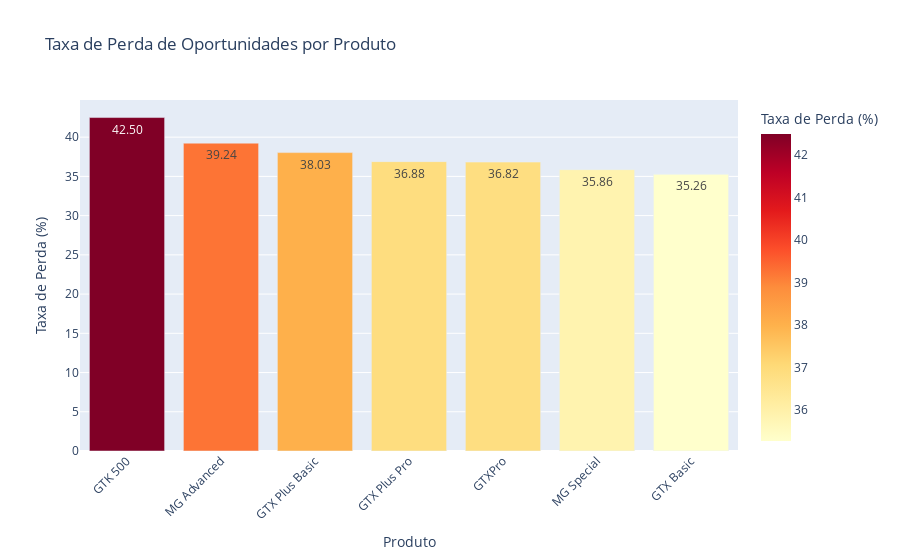

Here is the notebook cell this chart was saved with:
### Markdown cell above
# --- Análise da Taxa de Perda por Produto ---

### Code cell
print("\n--- Análise da Taxa de Perda por Produto ---")

# Calcular a contagem de oportunidades por produto e a contagem de oportunidades perdidas por produto
product_analysis = df_eda_consolidated.groupby('product')['target'].agg(
    total_opportunities='count',
    lost_opportunities=lambda x: (x == 1).sum()
).reset_index()

# Calcular a taxa de perda por produto
product_analysis['loss_rate'] = (product_analysis['lost_opportunities'] / product_analysis['total_opportunities']) * 100

# Ordenar para visualização (opcional)
product_analysis = product_analysis.sort_values(by='loss_rate', ascending=False)

print(product_analysis)

# Plot com Plotly: Taxa de Perda por Produto
fig_product = px.bar(product_analysis,
                     x='product',
                     y='loss_rate',
                     title='Taxa de Perda de Oportunidades por Produto',
                     labels={'product': 'Produto', 'loss_rate': 'Taxa de Perda (%)'},
                     color='loss_rate',
                     color_continuous_scale=px.colors.sequential.YlOrRd, # Destacar taxas mais altas
                     text_auto='.2f') # Exibir o valor da taxa de perda

fig_product.update_layout(xaxis_title="Produto",
                          yaxis_title="Taxa de Perda (%)",
                          xaxis_tickangle=-45)
fig_product.show()

### Figure 1 — Plotly figure (JSON) as saved in the notebook; plotly's stock layout.template omitted (floating-point values rounded to 4 significant figures)
{"data": [{"hovertemplate": "Produto=%{x}<br>Taxa de Perda (%)=%{marker.color}<extra></extra>", "legendgroup": "", "marker": {"color": [42.5, 39.24, 38.03, 36.88, 36.82, 35.86, 35.26], "coloraxis": "coloraxis", "pattern": {"shape": ""}}, "name": "", "orientation": "v", "showlegend": false, "textposition": "auto", "texttemplate": "%{y:.2f}", "type": "bar", "x": ["GTK 500", "MG Advanced", "GTX Plus Basic", "GTX Plus Pro", "GTXPro", "MG Special", "GTX Basic"], "xaxis": "x", "y": [42.5, 39.24, 38.03, 36.88, 36.82, 35.86, 35.26], "yaxis": "y"}], "layout": {"barmode": "relative", "coloraxis": {"colorbar": {"title": {"text": "Taxa de Perda (%)"}}, "colorscale": [[0, "rgb(255,255,204)"], [0.125, "rgb(255,237,160)"], [0.25, "rgb(254,217,118)"], [0.375, "rgb(254,178,76)"], [0.5, "rgb(253,141,60)"], [0.625, "rgb(252,78,42)"], [0.75, "rgb(227,26,28)"], [0.875, "rgb(189,0,38)"], [1, "rgb(128,0,38)"]]}, "legend": {"tracegroupgap": 0}, "title": {"text": "Taxa de Perda de Oportunidades por Produto"}, "xaxis": {"anchor": "y", "domain": [0, 1], "tickangle": -45, "title": {"text": "Produto"}}, "yaxis": {"anchor": "x", "domain": [0, 1], "title": {"text": "Taxa de Perda (%)"}}}}
